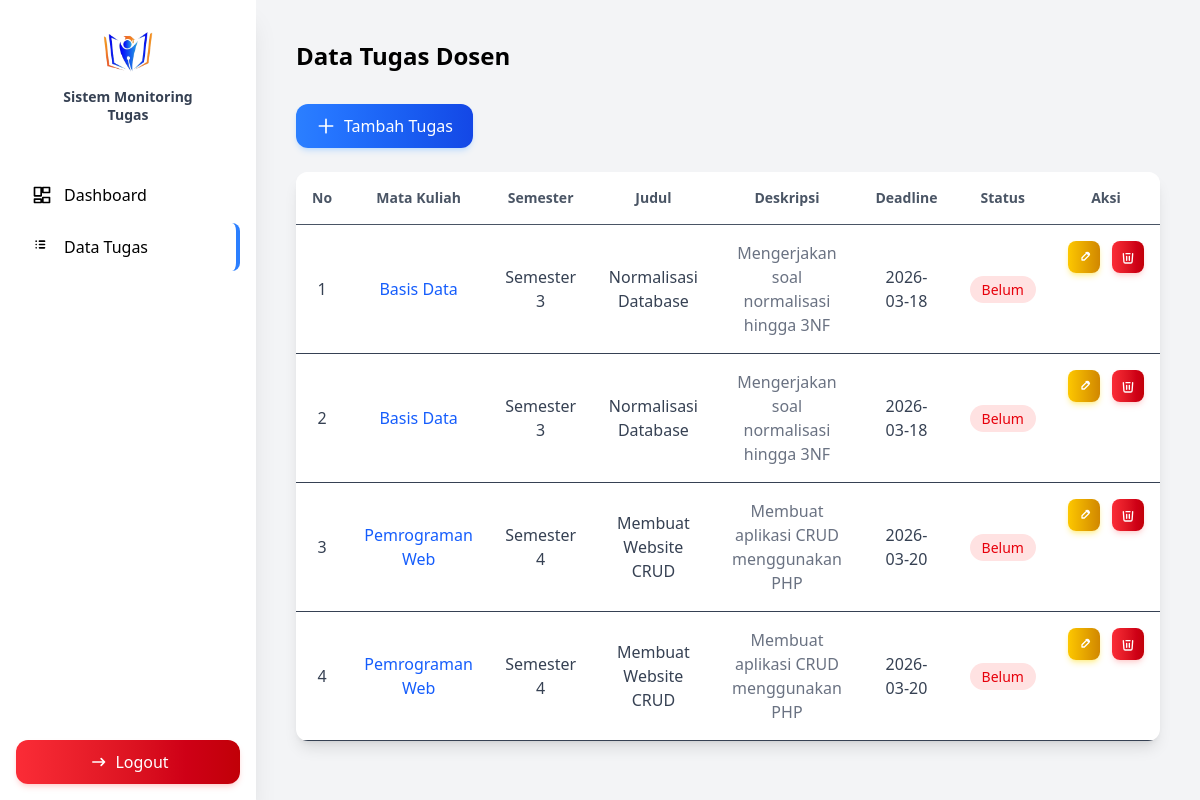
The page /views/dosen/tugas.php (signed in) on the database its author committed.
### tables this page shows
CREATE TABLE `tugas` (
  `id_tugas` int NOT NULL,
  `id_user` int DEFAULT NULL,
  `id_mk` int DEFAULT NULL,
  `judul_tugas` varchar(200) NOT NULL,
  `deskripsi` text,
  `deadline` date DEFAULT NULL,
  `status` enum('Belum Selesai','Selesai') DEFAULT 'Belum Selesai',
  `created_at` timestamp NULL DEFAULT CURRENT_TIMESTAMP
);

CREATE TABLE `mata_kuliah` (
  `id_mk` int NOT NULL,
  `nama_mk` varchar(100) NOT NULL,
  `dosen` varchar(100) DEFAULT NULL,
  `semester` varchar(10) DEFAULT NULL,
  `id_dosen` int DEFAULT NULL
);

### views/dosen/tugas.php (the view, shortened to what this page needs)
<?php
require '../../config/config.php';
$id_dosen = $_SESSION['id_user'];
$query = mysqli_query($conn, "
SELECT
tugas.*,
mata_kuliah.nama_mk, mata_kuliah.semester
FROM tugas
JOIN mata_kuliah
ON tugas.id_mk = mata_kuliah.id_mk
WHERE mata_kuliah.id_dosen='$id_dosen'
ORDER BY tugas.deadline ASC
");
?>
<!DOCTYPE html>
<html>
<head>
    <link href="../../src/output.css" rel="stylesheet">
</head>
<body class="bg-gray-100">
    <?php include '../../component/sidebar.php'; ?>
    <div class="ml-64 p-10">
        <h1 class="text-2xl font-bold mb-8">
            Data Tugas Dosen
        </h1>
        <a href="tambah_tugas.php"
            class="inline-flex items-center gap-2
                    bg-gradient-to-r from-blue-500 to-blue-700
                    text-white px-5 py-2.5 rounded-xl
                    shadow-md shadow-blue-300/40
                    transition duration-300
                    hover:shadow-lg hover:shadow-blue-400/60
                    hover:-translate-y-[2px] mb-6">
            <svg xmlns="http://www.w3.org/2000/svg"
                class="w-5 h-5"
                fill="none"
                viewBox="0 0 24 24"
                stroke="currentColor">
                <path stroke-linecap="round"
                    stroke-linejoin="round"
                    stroke-width="2"
                    d="M12 4v16m8-8H4" />
            </svg>
            Tambah Tugas
        </a>
        <div class="bg-white rounded-xl shadow-lg overflow-hidden">
            <table class="w-full">
                <thead class="bg-white">
                    <tr class="text-gray-600 text-sm border-b">
                        <th class="p-4 text-center">No</th>
                        <th class="p-4 text-center">Mata Kuliah</th>
                        <th class="p-4 text-center">Semester</th>
                        <th class="p-4 text-center">Judul</th>
                        <th class="p-4 text-center">Deskripsi</th>
                        <th class="p-4 text-center">Deadline</th>
                        <th class="p-4 text-center">Status</th>
                        <th class="p-4 text-center">Aksi</th>
                    </tr>
                </thead>
                <tbody class="text-gray-700">
                    <?php $no = 1;
                    while ($row = mysqli_fetch_assoc($query)) : ?>
                        <tr class="border-b hover:bg-gray-50 transition duration-200">
                            <td class="p-4 text-center"><?= $no++ ?></td>
                            <td class="p-4 text-center font-medium text-blue-600">
                                <?= $row['nama_mk'] ?>
                            </td>
                            <td class="p-4 text-center">
                                Semester <?= $row['semester'] ?>
                            </td>
                            <td class="p-4 text-center">
                                <?= $row['judul_tugas'] ?>
                            </td>
                            <td class="p-4 text-center text-gray-500">
                                <?= $row['deskripsi'] ?>
                            </td>
                            <td class="p-4 text-center">
                                <?= $row['deadline'] ?>
                            </td>
                            <td class="p-4 text-center">
                                <?php if ($row['status'] == "Selesai") : ?>
                                    <span class="px-3 py-1 rounded-full text-sm text-green-700 bg-green-100">
                                        Selesai
                                    </span>
                                <?php else : ?>
                                    <span class="px-3 py-1 rounded-full text-sm text-red-600 bg-red-100">
                                        Belum
                                    </span>
                                <?php endif; ?>
                            </td>
                            <td class="p-4 flex justify-center gap-3">
                                <a href="edit_tugas.php?id=<?= $row['id_tugas'] ?>"
                                    class="p-2 rounded-lg
                                            bg-gradient-to-r from-yellow-400 to-yellow-600
                                            text-white
                                            shadow-md shadow-yellow-300/40
                                            transition duration-300
                                            hover:shadow-lg hover:shadow-yellow-400/60
                                            hover:-translate-y-[1px]">
                                    <svg xmlns="http://www.w3.org/2000/svg"
                                        class="w-4 h-4"
                                        fill="none"
                                        viewBox="0 0 24 24"
                                        stroke="currentColor">
                                        <path stroke-linecap="round"
                                            stroke-linejoin="round"
                                            stroke-width="2"
                                            d="M15.232 5.232l3.536 3.536M9 13l6.768-6.768
                                                a2.5 2.5 0 013.536 3.536L12.5 16.5
                                                H9v-3.5z" />
                                    </svg>
                                </a>
                                <button onclick="openDeleteModal(<?= $row['id_tugas'] ?>)"
                                    class="p-2 rounded-lg
                                            bg-gradient-to-r from-red-500 to-red-700
                                            text-white
                                            shadow-md shadow-red-300/40
                                            transition duration-300
                                            hover:shadow-lg hover:shadow-red-400/60
                                            hover:-translate-y-[1px]">
                                    <svg xmlns="http://www.w3.org/2000/svg"
                                        class="w-4 h-4"
                                        fill="none"
                                        viewBox="0 0 24 24"
                                        stroke="currentColor">
                                        <path stroke-linecap="round"
                                            stroke-linejoin="round"
                                            stroke-width="2"
                                            d="M19 7l-.867 12.142A2 2 0 0116.138 21H7.862
                                            a2 2 0 01-1.995-1.858L5 7m5 4v6m4-6v6M9 7h6" />
                                    </svg>
                                </button>
                            </td>
                        </tr>
                    <?php endwhile; ?>
                </tbody>
            </table>
        </div>
    </div>
</body>
</html>

### component/sidebar.php
<?php
$current_page = basename($_SERVER['PHP_SELF']);
?>
<div class="w-64 h-screen bg-white shadow-xl fixed flex flex-col overflow-y-auto">
    <div class="p-6 flex flex-col items-center text-center gap-2">
        <img src="../../assets/logo.png" class="h-14">
        <p class="text-sm font-semibold text-gray-700 leading-tight">
            Sistem Monitoring<br>Tugas
        </p>
    </div>
    <ul class="mt-6 space-y-1 flex-1 px-4">
        <li>
            <a href="../dosen/dashboard.php"
                class="flex items-center gap-3 px-4 py-3 rounded-lg
            text-black font-medium
            transition-all duration-200
            hover:bg-gray-100 hover:border-r-4 hover:border-blue-500
            <?= ($current_page == 'dashboard.php') ? 'border-r-4 border-blue-500' : '' ?>">
                <svg xmlns="http://www.w3.org/2000/svg"
                    class="w-5 h-5 text-black"
                    fill="none"
                    viewBox="0 0 24 24"
                    stroke="currentColor">
                    <path stroke-linecap="round"
                        stroke-linejoin="round"
                        stroke-width="2"
                        d="M3 13h8V3H3v10zM13 21h8v-6h-8v6zM13 3v6h8V3h-8zM3 21h8v-4H3v4z" />
                </svg>
                Dashboard
            </a>
        </li>
        <li>
            <a href="../dosen/tugas.php"
                class="flex items-center gap-3 px-4 py-3 rounded-lg
            text-black font-medium
            transition-all duration-200
            hover:bg-gray-100 hover:border-r-4 hover:border-blue-500
            <?= ($current_page == 'tugas.php') ? 'border-r-4 border-blue-500' : '' ?>">
                <svg xmlns="http://www.w3.org/2000/svg"
                    class="w-5 h-5 text-black"
                    fill="none"
                    viewBox="0 0 24 24"
                    stroke="currentColor">
                    <path stroke-linecap="round"
                        stroke-linejoin="round"
                        stroke-width="2"
                        d="M9 5h6M9 9h6M9 13h6M5 5h.01M5 9h.01M5 13h.01" />
                </svg>
                Data Tugas
            </a>
        </li>
    </ul>
    <div class="p-4 mt-auto">
        <a href="../../logout.php"
            class="flex items-center justify-center gap-2
                    bg-gradient-to-r from-red-500 to-red-700
                    text-white py-2.5 rounded-xl font-medium
                    shadow-md shadow-red-300/40
                    transition-all duration-300
                    hover:shadow-lg hover:shadow-red-400/60
                    hover:-translate-y-[2px]">
            <svg xmlns="http://www.w3.org/2000/svg"
                class="w-5 h-5"
                fill="none"
                viewBox="0 0 24 24"
                stroke="currentColor">
                <path stroke-linecap="round"
                    stroke-linejoin="round"
                    stroke-width="2"
                    d="M17 16l4-4m0 0l-4-4m4 4H7" />
            </svg>
            Logout
        </a>
    </div>
</div>

### rows shown on the page
tugas: id_mk.nama_mk "Basis Data", id_mk.semester "3", judul_tugas "Normalisasi Database", deskripsi "Mengerjakan soal normalisasi hingga 3NF", deadline "2026-03-18", status "Belum"
tugas: id_mk.nama_mk "Basis Data", id_mk.semester "3", judul_tugas "Normalisasi Database", deskripsi "Mengerjakan soal normalisasi hingga 3NF", deadline "2026-03-18", status "Belum"
tugas: id_mk.nama_mk "Pemrograman Web", id_mk.semester "4", judul_tugas "Membuat Website CRUD", deskripsi "Membuat aplikasi CRUD menggunakan PHP", deadline "2026-03-20", status "Belum"
tugas: id_mk.nama_mk "Pemrograman Web", id_mk.semester "4", judul_tugas "Membuat Website CRUD", deskripsi "Membuat aplikasi CRUD menggunakan PHP", deadline "2026-03-20", status "Belum"
